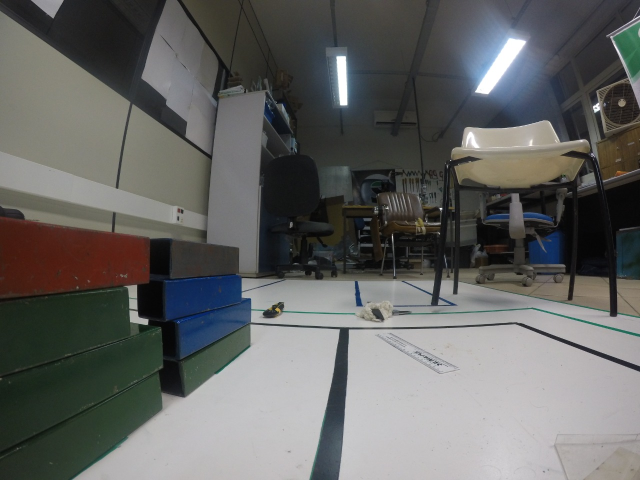
//> input picture img_real.jpeg, 1280 x 960 px (shown at 1/2 size)
$ ./code img_real.jpeg   (built with g++ and OpenCV 4)
//> lines starting //> are read from the running program, lines starting //| are printed output that depends on the picture; after the words box and inside, x2 and y2 are one past the last pixel; in counts of white or black regions, pixels touching at a corner belong together
#include <iostream>
#include "opencv2/highgui/highgui.hpp"
#include "opencv2/imgproc/imgproc.hpp"

using namespace cv;
using namespace std;

void select_Channel(Mat &in, Mat &out, Scalar low, Scalar high);
void calculate_pixels(Mat &in, vector<Point2i> &points_rigth, vector<Point2i> &points_left);
void calculate_containers(Mat &in, vector<Point2i> points, vector<Point2i> &key_points, int &n_containers, Scalar color);
void identify_containers(vector<Point2i> blue_pointskey, vector<Point2i> green_pointskey, vector<Point2i> red_pointskey, int n_blue, int n_green, int n_red, int pos[]);
int comparation(int elementA1, int elementA2, int elementB1, int elementB2, int elementC1, int elementC2);

/*Valores do Range para selecionamento das cores*/
Scalar blue_low = Scalar(0, 81, 63);
Scalar blue_high = Scalar(18, 243, 255);

Scalar green_low = Scalar(30, 142, 91);
Scalar green_high = Scalar(144, 255, 188);

Scalar red_low = Scalar(61, 198, 167);
Scalar red_high = Scalar(120, 255, 249);

int main(int argc, char **argv)
{
    /*Lendo e mostrando na tela imagem original*/
    char *image_name = argv[1];
    Mat original_image = imread(image_name, IMREAD_COLOR);
//> original_image is the input picture: 960 rows x 1280 cols, CV_8UC3; mean B, G, R 98.9, 100.6, 99.9
    namedWindow("Original Image", WINDOW_NORMAL);
    imshow("Original Image", original_image);

    /*Declarando as matrizes que guardaram as imagens binárias geradas na select_Channel
    contendo pixels brancos aonde recenheceu as cores*/
    Mat binary_image_blue, binary_image_green, binary_image_red;
    select_Channel(original_image, binary_image_green, green_low, green_high);
//> in select_Channel, `cvtColor(gauss_image, gauss_image, CV_RGB2HSV);`: gauss_image: 960 rows x 1280 cols, CV_8UC3; mean H, S, V 70.3, 35.4, 105.4
//> in select_Channel, `inRange(gauss_image, low, high, out);`:
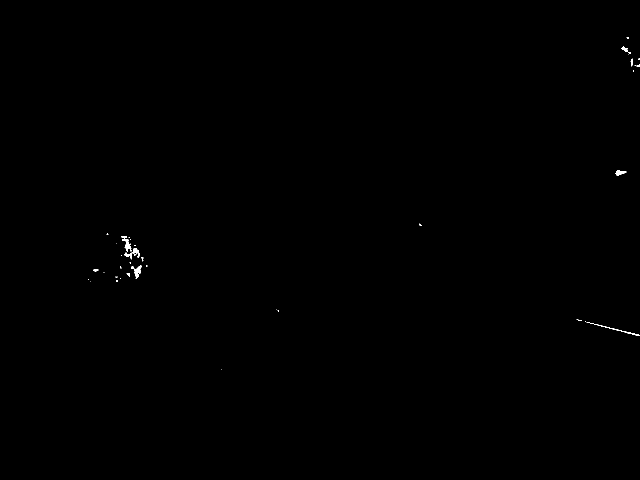
//> out: 960 rows x 1280 cols, CV_8UC1 (shown at 1/2 size); 0.11% white; 42 white regions (29 under 20 px), largest, box (x1, y1, x2, y2) and area: (268, 531, 284, 558) 210, (244, 478, 263, 504) 196, (1173, 644, 1280, 672) 195
//> in select_Channel, `dilate(out, out, getStructuringElement(MORPH_ELLIPSE, Size(3, 3)));`: out: 960 rows x 1280 cols, CV_8UC1; 0.09% white; 22 white regions (11 under 20 px), largest, box (x1, y1, x2, y2) and area: (268, 531, 284, 557) 202, (245, 478, 263, 503) 181, (265, 496, 280, 515) 134
//> in select_Channel, `erode(out, out, getStructuringElement(MORPH_ELLIPSE, Size(3, 3)));`:
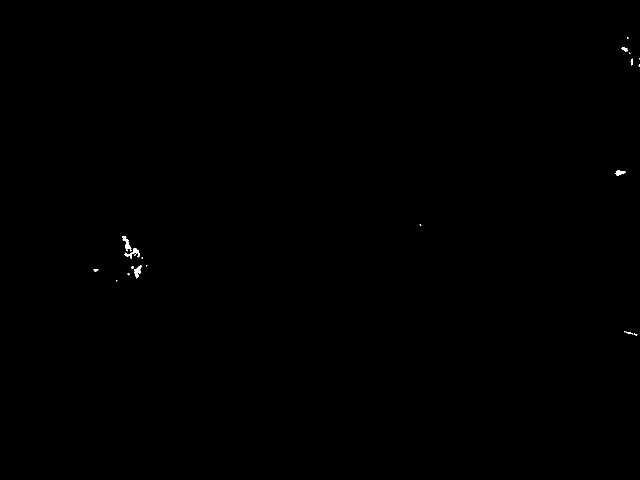
//> out: 960 rows x 1280 cols, CV_8UC1 (shown at 1/2 size); 0.09% white; 20 white regions (11 under 20 px), largest, box (x1, y1, x2, y2) and area: (249, 496, 280, 518) 225, (244, 472, 263, 503) 216, (268, 531, 284, 557) 203
    select_Channel(original_image, binary_image_blue, blue_low, blue_high);
//> call 2 of select_Channel, with low = Scalar(0, 81, 63), high = Scalar(18, 243, 255)
//> in select_Channel (call 2), `inRange(gauss_image, low, high, out);`:
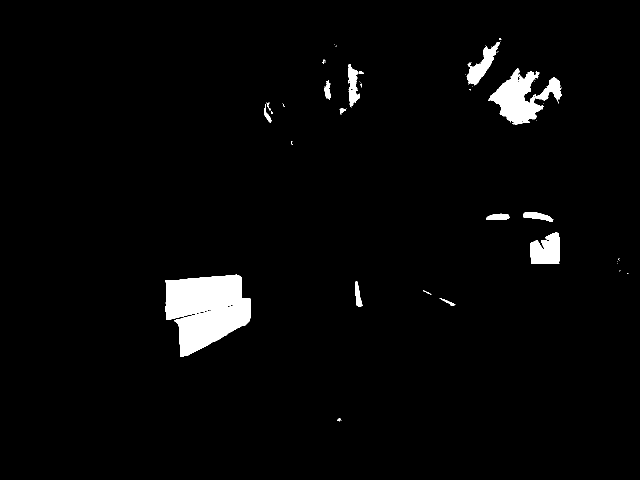
//> out: 960 rows x 1280 cols, CV_8UC1 (shown at 1/2 size); 2.9% white; 51 white regions (33 under 20 px), largest, box (x1, y1, x2, y2) and area: (330, 549, 502, 714) 19363, (976, 137, 1087, 249) 6302, (1060, 465, 1119, 528) 2961
//> in select_Channel (call 2), `erode(out, out, getStructuringElement(MORPH_ELLIPSE, Size(3, 3)));`:
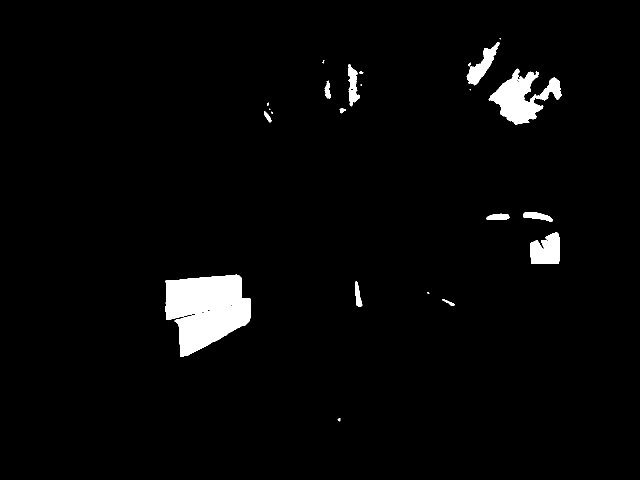
//> out: 960 rows x 1280 cols, CV_8UC1 (shown at 1/2 size); 2.9% white; 23 white regions (8 under 20 px), largest, box (x1, y1, x2, y2) and area: (330, 549, 502, 714) 19432, (977, 137, 1124, 249) 7420, (1060, 465, 1119, 528) 2969
    select_Channel(original_image, binary_image_red, red_low, red_high);
//> in select_Channel (call 3), `inRange(gauss_image, low, high, out);`: out: 960 rows x 1280 cols, CV_8UC1; every value is 0

    /*Mostrando na tela as imagens binárias de cada cor reconhecida*/
    namedWindow("Binary Blue Image", WINDOW_NORMAL);
    namedWindow("Binary Green Image", WINDOW_NORMAL);
    namedWindow("Binary Red Image", WINDOW_NORMAL);
    imshow("Binary Blue Image", binary_image_blue);
    imshow("Binary Green Image", binary_image_green);
    imshow("Binary Red Image", binary_image_red);

    /*Declarando os vetores que guardarão os pontos a esquerda e a direita da imagem dos pixels que foram reconhecidos
    como containers através da calculate_pixels*/
    vector<Point2i> blue_points_rigth;
    vector<Point2i> blue_points_left;
    vector<Point2i> green_points_rigth;
    vector<Point2i> green_points_left;
    vector<Point2i> red_points_rigth;
    vector<Point2i> red_points_left;

    //AZUL
    calculate_pixels(binary_image_blue, blue_points_rigth, blue_points_left);
//> after the loop in calculate_pixels, `for (row = 0; row < in.rows; row++)`: pixels = 0

    int n_blue_left = 0;
    vector<Point2i> blue_pointskey_left;
    calculate_containers(original_image, blue_points_left, blue_pointskey_left, n_blue_left, Scalar(222, 246, 101));

    //cout << n_blue_left << endl << blue_pointskey_left << endl;

    int n_blue_rigth = 0;
    vector<Point2i> blue_pointskey_rigth;
    calculate_containers(original_image, blue_points_rigth, blue_pointskey_rigth, n_blue_rigth, Scalar(222, 246, 101));

    //cout << n_blue_rigth << endl << blue_pointskey_rigth << endl;

    //VERDE
    calculate_pixels(binary_image_green, green_points_rigth, green_points_left);

    int n_green_left = 0;
    vector<Point2i> green_pointskey_left;
    calculate_containers(original_image, green_points_left, green_pointskey_left, n_green_left, Scalar(78, 255, 24));

    //cout << n_green_left << endl << green_pointskey_left << endl;

    int n_green_rigth = 0;
    vector<Point2i> green_pointskey_rigth;
    calculate_containers(original_image, green_points_rigth, green_pointskey_rigth, n_green_rigth, Scalar(78, 255, 24));

    //cout << n_green_rigth << endl << green_pointskey_rigth << endl;

    //VERMELHO
    calculate_pixels(binary_image_red, red_points_rigth, red_points_left);

    int n_red_left = 0;
    vector<Point2i> red_pointskey_left;
    calculate_containers(original_image, red_points_left, red_pointskey_left, n_red_left, Scalar(255, 20, 147));

    //cout << n_red_left << endl << red_pointskey_left << endl;

    int n_red_rigth = 0;
    vector<Point2i> red_pointskey_rigth;
    calculate_containers(original_image, red_points_rigth, red_pointskey_rigth, n_red_rigth, Scalar(255, 20, 147));

    //cout << n_red_rigth << endl << red_pointskey_rigth << endl;

    namedWindow("Found Containers", WINDOW_NORMAL);
    imshow("Found Containers", original_image);

    cout << "\n\n";

    int pos_left[4];
    identify_containers(blue_pointskey_left, green_pointskey_left, red_pointskey_left, n_blue_left, n_green_left, n_red_left, pos_left);
//> pos_left = [-1, -1, -1, -1]
    cout << "Containers à Esquerda: " << endl;
    for (int i = 0; i < 4; i++)
    {
        if (pos_left[i] == 0)
            cout << "pos_left[" << i << "] = " << pos_left[i] <<" -- Azul," << endl;
        else if (pos_left[i] == 1)
            cout << "pos_left[" << i << "] = " << pos_left[i] <<" -- Verde," << endl;
        else
            cout << "pos_left[" << i << "] = " << pos_left[i] <<" -- Vermelho," << endl;
    }
//> this loop made 4 passes
//| pos_left[0] = -1 -- Vermelho,
//| pos_left[1] = -1 -- Vermelho,
//| pos_left[2] = -1 -- Vermelho,
//| pos_left[3] = -1 -- Vermelho,

    cout << "\n\n";

    int pos_rigth[4];
    identify_containers(blue_pointskey_rigth, green_pointskey_rigth, red_pointskey_rigth, n_blue_rigth, n_green_rigth, n_red_rigth, pos_rigth);
//> pos_rigth = [-1, -1, -1, -1]
    cout << "Containers à Direita: " << endl;
    for (int i = 0; i < 4; i++)
    {
        if (pos_rigth[i] == 0)
            cout << "pos_rigth[" << i << "] = " << pos_rigth[i] <<" -- Azul," << endl;
        else if (pos_rigth[i] == 1)
            cout << "pos_rigth[" << i << "] = " << pos_rigth[i] <<" -- Verde," << endl;
        else
            cout << "pos_rigth[" << i << "] = " << pos_rigth[i] <<" -- Vermelho," << endl;
    }

    int k = waitKey(0);
//> the space key is pressed
    destroyAllWindows();
    original_image.release();
    binary_image_blue.release();
    binary_image_green.release();
    binary_image_red.release();

    return 0;
}

void select_Channel(Mat &in, Mat &out, Scalar low, Scalar high)
{
    Mat gauss_image;
    GaussianBlur(in, gauss_image, Size(5, 5), 0, 0, BORDER_DEFAULT);
    cvtColor(gauss_image, gauss_image, CV_RGB2HSV);
    inRange(gauss_image, low, high, out);
    erode(out, out, getStructuringElement(MORPH_ELLIPSE, Size(3, 3)));
    dilate(out, out, getStructuringElement(MORPH_ELLIPSE, Size(3, 3)));
    dilate(out, out, getStructuringElement(MORPH_ELLIPSE, Size(3, 3)));
    erode(out, out, getStructuringElement(MORPH_ELLIPSE, Size(3, 3)));
}

void calculate_pixels(Mat &in, vector<Point2i> &points_rigth, vector<Point2i> &points_left)
{
    int col, row, pixels;

    for (row = 0; row < in.rows; row++)
    {
        pixels = 0;
        for (col = 0; col < in.cols / 4; col++)
        {
            if (in.at<uchar>(row, col) != 0)
            {
                pixels++;
            }
        }
        if (pixels >= (in.cols / 4) - 5)
        {
            points_left.push_back(Point(0, row));
        }

        pixels = 0;
        for (col = 3 * in.cols / 4; col < in.cols; col++)
        {
            if (in.at<uchar>(row, col) != 0)
            {
                pixels++;
            }
        }
        if (pixels >= (in.cols / 4) - 5)
        {
            points_rigth.push_back(Point(in.cols, row));
        }
    }
}

void calculate_containers(Mat &in, vector<Point2i> points, vector<Point2i> &key_points, int &n_containers, Scalar color)
{
    int size_points = points.size();
    if (size_points != 0)
    {
        n_containers = 0;
        key_points.push_back(points[0]);
        vector<Point2i> aux;
        for (int i = 0; i < size_points - 1; i++)
        {
            if ((points[i].y + 1) == points[i + 1].y)
            {
                aux.push_back(points[i]);
            }
            else
            {
                polylines(in, aux, 0, color, 3, 8, 0);
                aux.clear();
                n_containers++;
                key_points.push_back(points[i]);
                key_points.push_back(points[i + 1]);
            }
        }
        polylines(in, aux, 0, color, 3, 8, 0);
        aux.clear();
        n_containers++;
        // [5 lines of commented-out code are left out]
        int size_teste = 35; //Considerando que cada container tem 35 pixels em média de altura
        if (n_containers == 1)
        {
            int teste = size_points / size_teste;
            if (teste == 1)
            {
                key_points.push_back(points[size_points - 1]);
                return;
            }
            else if (teste == 2)
            {
                n_containers++;
                key_points.push_back(points[size_points / 2]);
                key_points.push_back(points[size_points / 2 + 1]);
                key_points.push_back(points[size_points - 1]);
                return;
            }
            else if (teste == 3)
            {
                n_containers += 2;
                key_points.push_back(points[size_points / 3]);
                key_points.push_back(points[size_points / 3 + 1]);
                key_points.push_back(points[(2 * size_points) / 3]);
                key_points.push_back(points[(2 * size_points / 3) + 1]);
                key_points.push_back(points[size_points - 1]);
                return;
            }
            else
            {
                n_containers = 4;
                return;
            }
        }
        if (n_containers == 2)
        {
            int teste = size_points / size_teste;
            if (teste == 2)
            {
                //Caso de possuir 2 containers não em sequência
                key_points.push_back(points[size_points - 1]);
                return;
            }
            else if (teste == 3)
            {
                //Caso de possui um containers não em sequência e outros dois em sequencia
                int high_cont = key_points[1].y - key_points[0].y; //Calculo o tamanho do primeiro "container"(pode ser dois)
                if ((high_cont / size_teste) == 1)
                { //Se for realmente um
                    n_containers++;
                    int size_position = size_points - high_cont; // calculo o tamanho somente da parte que quero dividir
                    key_points.push_back(points[high_cont + (size_position / 2)]);
                    key_points.push_back(points[high_cont + (size_position / 2 + 1)]);
                }
                else
                {
                    //Caso que o de cima possui dois containers em sequencia e um outro nao em sequencia
                    n_containers++;
                    Point aux1 = key_points[1];
                    Point aux2 = key_points[2];
                    key_points[1] = points[high_cont / 2];
                    key_points[2] = points[high_cont / 2 + 1];
                    key_points.push_back(aux1);
                    key_points.push_back(aux2);
                    key_points.push_back(points[size_points - 1]);
                    return;
                }
            }
        }
        key_points.push_back(points[size_points - 1]);
    }
    else
    {
        n_containers = 0;
    }
}

void identify_containers(vector<Point2i> blue_pointskey, vector<Point2i> green_pointskey, vector<Point2i> red_pointskey, int n_blue, int n_green, int n_red, int pos[])
{
    // VERDE = 1 AZUL = 0 VERMELHO = -1
    Point temp;
    if (n_blue == 0 && n_green == 0)
    { //Caso em que os 4 containers sao vermelhos
        for (int i = 0; i < 4; i++)
            pos[i] = -1;
        return;
    }
    if (n_blue == 4)
    {
        for (int i = 0; i < 4; i++)
            pos[i] = 0;
        return;
    }
    if (n_red == 4)
    {
        for (int i = 0; i < 4; i++)
            pos[i] = -1;
        return;
    }
    if (n_green == 4)
    {
        for (int i = 0; i < 4; i++)
            pos[i] = 1;
        return;
    }
    //Point2i high_point, low_point;
    int cont = 0, cont_blue = 0, cont_green = 0, cont_red = 0;
    while (cont < 4)
    {
        // [35 lines of commented-out code are left out]
            if (cont_red == red_pointskey.size())
            {

                red_pointskey.push_back(Point(1000, 1000));
                red_pointskey.push_back(Point(2000, 2000));
            }
            if (cont_green == green_pointskey.size())
            {

                green_pointskey.push_back(Point(1000, 1000));
                green_pointskey.push_back(Point(2000, 2000));
            }
            if (cont_blue == blue_pointskey.size())
            {

                blue_pointskey.push_back(Point(1000, 1000));
                blue_pointskey.push_back(Point(2000, 2000));
            }
            int teste = comparation(green_pointskey[cont_green].y, green_pointskey[cont_green + 1].y, blue_pointskey[cont_blue].y, blue_pointskey[cont_blue + 1].y, red_pointskey[cont_red].y, red_pointskey[cont_red + 1].y);

            if (teste == 0)
            {
                pos[cont] = 0;
                cont++;
                cont_blue += 2;
            }
            if (teste == 1)
            {
                pos[cont] = 1;
                cont++;
                cont_green += 2;
            }
            if (teste == -1)
            {
                pos[cont] = -1;
                cont++;
                cont_red += 2;
            }
            if (blue_pointskey[cont_blue].y == 1000 && red_pointskey[cont_red].y == 1000)
            {
                while (cont < 4)
                {
                    pos[cont] = 1;
                    cont++;
                    cont_green++;
                }
            }
            if (green_pointskey[cont_green].y == 1000 && red_pointskey[cont_red].y == 1000)
            {
                while (cont < 4)
                {
                    pos[cont] = 0;
                    cont++;
                    cont_blue++;
                }
            }
            if (blue_pointskey[cont_blue].y == 1000 && green_pointskey[cont_green].y == 1000)
            {
                while (cont < 4)
                {
                    pos[cont] = -1;
                    cont++;
                    cont_red++;
                }
            }
        //}
    }
}

//Função que acha o menor valor entre A, B e C
int comparation(int A1, int A2, int B1, int B2, int C1, int C2)
{
    // A menor == 1      / B menor = 0  / C menor = -1
    if (A1 < B1 && A2 < B2)
    {
        if (A1 < C1 && A2 < C2)
        {
            return 1;
        }
        else
        {
            if (C1 < B1 && C2 < B2)
                return -1;
        }
    }
    else
    {
        if (B1 < C1 && B2 < C2)
        {
            return 0;
        }
        else
        {
            if (C1 < A1 && C2 < A2)
                return -1;
        }
    }
}

$ run again, on imagem2.png
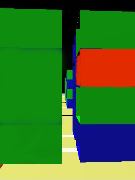
//> input picture imagem2.png, 135 x 180 px
//> original_image is the input picture: 180 rows x 135 cols, CV_8UC3; mean B, G, R 39.4, 115.1, 58.8
//> in select_Channel (call 3), `dilate(out, out, getStructuringElement(MORPH_ELLIPSE, Size(3, 3)));`:
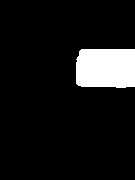
//> out: 180 rows x 135 cols, CV_8UC1; 9.1% white; 1 white region, box (x1, y1, x2, y2) and area: (76, 49, 135, 88) 2214
//> after the loop in calculate_pixels, `for (row = 0; row < in.rows; row++)`: pixels = 0
//> blue_points_rigth = contour of 37 points, box (x1, y1, x2, y2) (135, 124, 136, 161), area 0
//> size_points = 0
//> the loop in calculate_containers (call 2), `for (int i = 0; i < size_points - 1; i++)` made 36 passes
//> blue_pointskey_rigth = 2 Points (x, y): [135, 124], [135, 160]; n_blue_rigth = 1
//> the loop in calculate_pixels (call 2), `for (row = 0; row < in.rows; row++)` made 180 passes
//> pixels on passes 1 to 3: 0, 0, 0
//> green_points_rigth = 76 Points (x, y), first 12: [135, 12], [135, 13], [135, 14], [135, 15], [135, 16], [135, 17], [135, 18], [135, 19], [135, 20], [135, 21], [135, 22], [135, 23]; green_points_left = 155 Points (x, y), first 12: [0, 9], [0, 10], [0, 11], [0, 12], [0, 13], [0, 14], [0, 15], [0, 16], [0, 17], [0, 18], [0, 19], [0, 20]
//> green_pointskey_left = 1 Point (x, y): [0, 9]; n_green_left = 4
//> green_pointskey_rigth = 4 Points (x, y): [135, 12], [135, 49], [135, 86], [135, 123]; n_green_rigth = 2
//> red_points_rigth = contour of 36 points, box (x1, y1, x2, y2) (135, 50, 136, 86), area 0
//> size_points = 36
//> in calculate_containers (call 6), `key_points.push_back(points[0]);`: key_points = 1 Point (x, y): [135, 50]
//> the loop in calculate_containers (call 6), `for (int i = 0; i < size_points - 1; i++)` made 35 passes
//> after the loop in calculate_containers (call 6), `for (int i = 0; i < size_points - 1; i++)`: n_containers = 0
//> in calculate_containers (call 6), `polylines(in, aux, 0, color, 3, 8, 0);`:
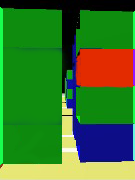
//> in: 180 rows x 135 cols, CV_8UC3; mean B, G, R 42.1, 118.7, 59.1
//> in calculate_containers (call 6), `n_containers++;`: n_containers = 1
//> in calculate_containers (call 6), `key_points.push_back(points[size_points - 1]);`: key_points = 2 Points (x, y): [135, 50], [135, 85]
//> n_red_rigth = 1
//> pos_left = [1, 1, 1, 1]
//> the loop `for (int i = 0; i < 4; i++)` made 4 passes
//| pos_left[0] = 1 -- Verde,
//| pos_left[1] = 1 -- Verde,
//| pos_left[2] = 1 -- Verde,
//| pos_left[3] = 1 -- Verde,
//> the loop in identify_containers (call 2), `while (cont < 4)` made 4 passes
//> (teste, cont, cont_blue) on pass 4: (0, 4, 2)
//> pos_rigth = [1, -1, 1, 0]
